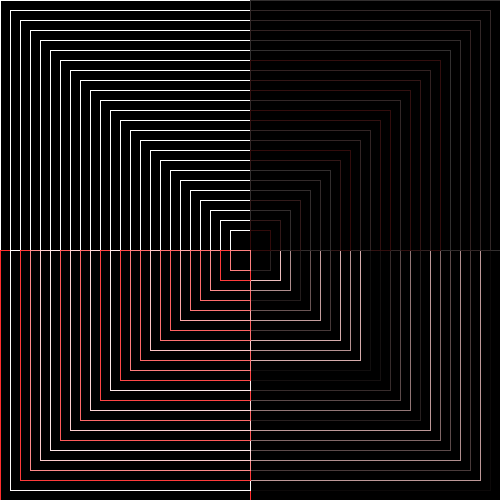
Frame 1 (no input)
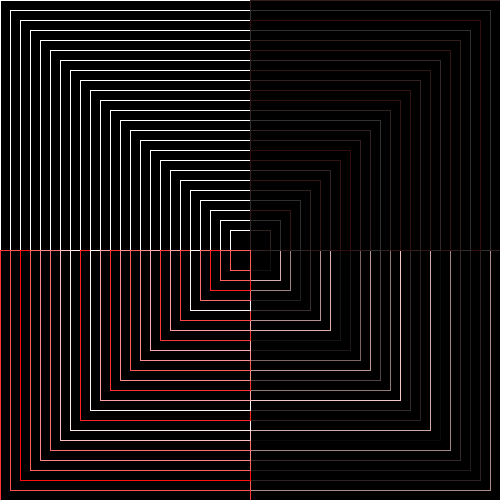
Frame 60 (the mouse pressed at the canvas centre just before this capture)
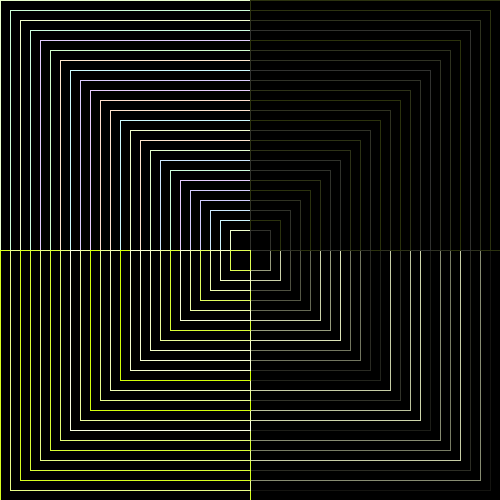
Frame 120 (the mouse held since frame 60 and released just before this capture)

The Processing sketch that drew these frames (run headless with seeded random() and noise(); from frame 60 on, the mouse is pressed at the canvas centre):

// Processing sketch: processing_186899
// ── processing_186899.pde

void setup(){
size (500, 500);
colorMode (HSB);
}


void draw(){
fill (250,0,0);
for (int i= 300; i>10; i=i-10) { 

stroke((mouseY/5),50,random(250));
   rect(width/2,height/2, i, i);
     stroke(random(200),(mouseY/5),300);
   rect(width/2,height/2, - i, - i);
     stroke((mouseY/5),random(200),50);
   rect(width/2,height/2,  i, - i);
    stroke((mouseY/5),random(250),300);
   rect(width/2,height/2, - i, i);
   
   
   
   
  }
  }
  
   
